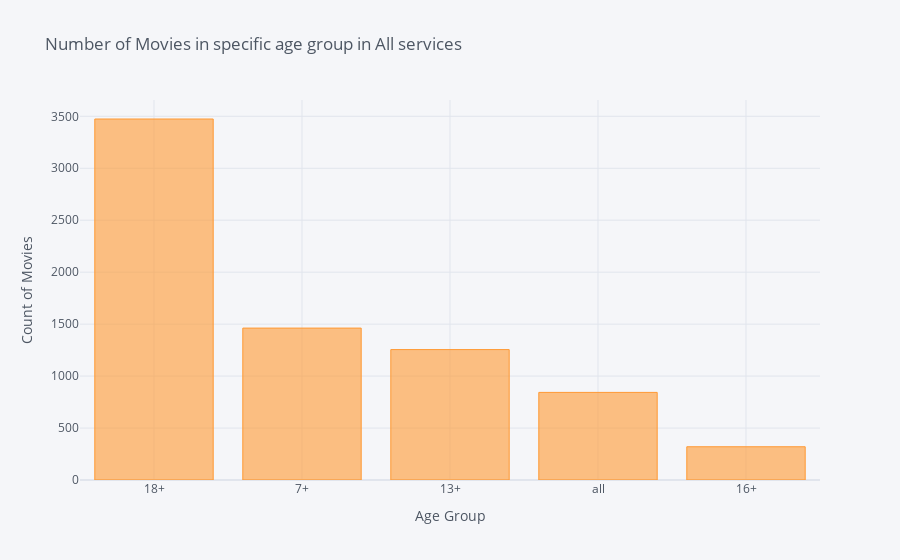

Notebook code for this chart:
### Markdown cell above
Checking Number of Movies in a given Age group per Streaming Service

### Code cell
data['Age'].value_counts().plot('bar', xTitle='Age Group', 
                                        yTitle='Count of Movies', 
                                        title="Number of Movies in specific age group in All services")

### Figure 1 — Plotly figure (JSON) as saved in the notebook; plotly's stock layout.template omitted (floating-point values rounded to 4 significant figures)
{"data": [{"marker": {"color": "rgba(255, 153, 51, 0.6)", "line": {"color": "rgba(255, 153, 51, 1.0)", "width": 1}}, "name": "Age", "orientation": "v", "text": "", "type": "bar", "x": ["18+", "7+", "13+", "all", "16+"], "y": [3474, 1462, 1255, 843, 320]}], "layout": {"legend": {"bgcolor": "#F5F6F9", "font": {"color": "#4D5663"}}, "paper_bgcolor": "#F5F6F9", "plot_bgcolor": "#F5F6F9", "title": {"font": {"color": "#4D5663"}, "text": "Number of Movies in specific age group in All services"}, "xaxis": {"gridcolor": "#E1E5ED", "showgrid": true, "tickfont": {"color": "#4D5663"}, "title": {"font": {"color": "#4D5663"}, "text": "Age Group"}, "zerolinecolor": "#E1E5ED"}, "yaxis": {"gridcolor": "#E1E5ED", "showgrid": true, "tickfont": {"color": "#4D5663"}, "title": {"font": {"color": "#4D5663"}, "text": "Count of Movies"}, "zerolinecolor": "#E1E5ED"}}}
